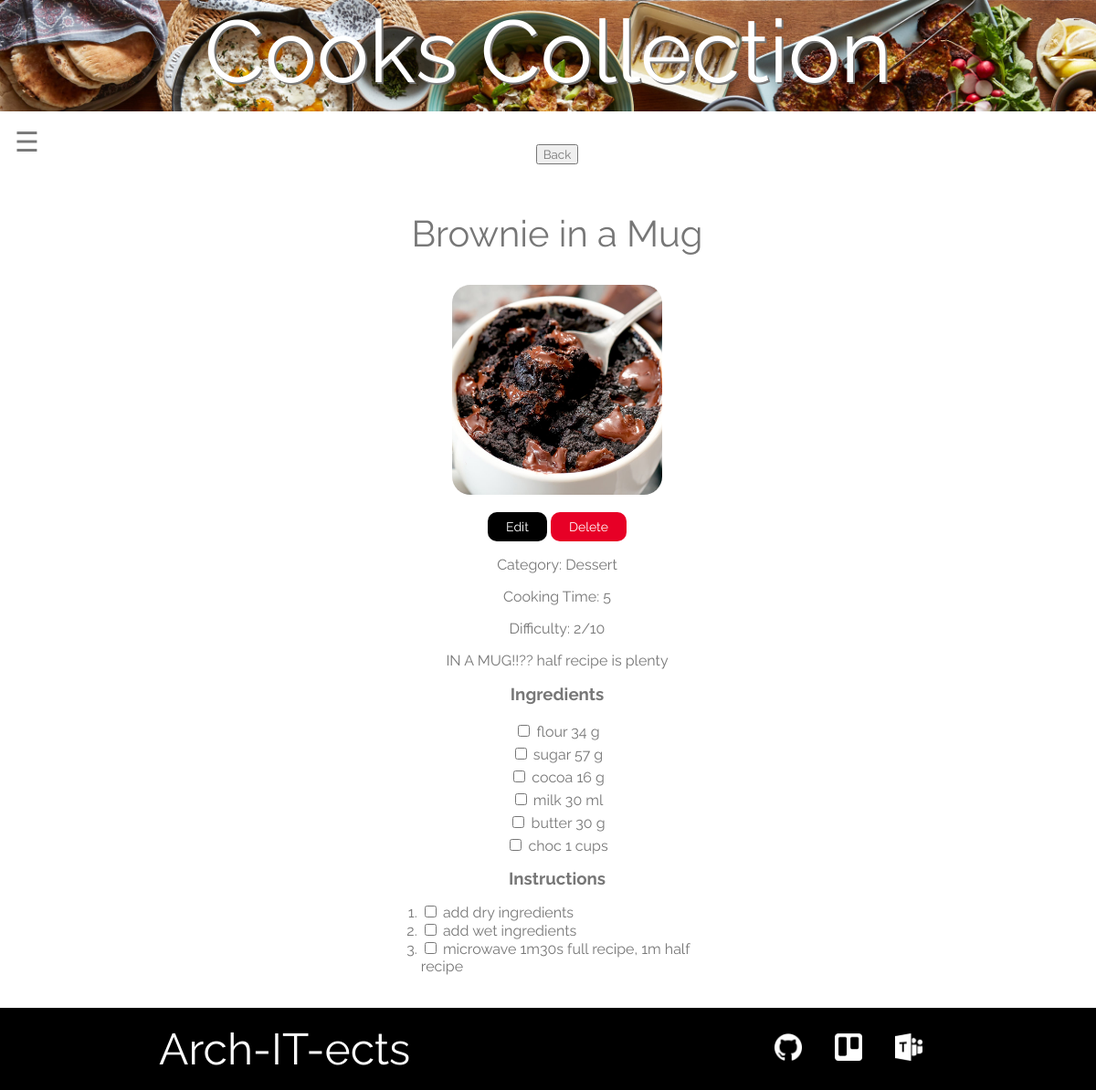
The page /view_recipe.php?id=71 on the database its author committed.
### tables this page shows
CREATE TABLE IF NOT EXISTS `recipes` (
  `id` int(11) NOT NULL AUTO_INCREMENT,
  `category` varchar(80) NOT NULL,
  `name` varchar(80) NOT NULL,
  `description` longtext NOT NULL,
  `time` int(11) NOT NULL,
  `diff` int(11) NOT NULL,
  `ingredients` longtext,
  `instructions` longtext,
  `image` longtext NOT NULL,
  PRIMARY KEY (`id`)
);

### view_recipe.php (the view, shortened to what this page needs)
<!DOCTYPE html>
<html>
<head>
    <link rel="stylesheet" href="CSS/styles.css">
</head>
<body>
    <header class="main-header">
        <h1 class="team-name team-name-large">Cooks Collection</h1>
    </header>
    <div id="main">
        <span class="sticky" style="font-size:30px;cursor:pointer" onclick="openNav()">&#9776;</span>
        <?php
        $id = $_GET['id'];
        include('./PHP/connection.php');
        $sql = 'SELECT * FROM recipes WHERE id=' . $id;
        $result = mysqli_query($con, $sql);
        $row = mysqli_fetch_array($result);
            $name = $row['name'];
            $description = $row['description'];
            $category = $row['category'];
            $time = $row['time'];
            $diff = $row['diff'];
            $ingredients = unserialize($row['ingredients']);
            $instructions = unserialize($row['instructions']);
            $image = $row['image'];
            echo '
                    <section class="content-section">
                        <div class="recipe-display">
                        <div id="del-' . $id . '" class="confirm">
                            <span onclick="document.getElementById(\'del-' . $id . '\').style.display=\'none\'" class="close" title="Close">×</span>
                                <form method="POST" action="PHP/delete.php?id=' . $id . '">
                                </form>
                                <button type="button" onclick="document.getElementById(\'del-' . $id . '\').style.display=\'none\'">Cancel</button>
                          </div>
                        <div class="recipe">
                        <button class="center" type="button" onclick="javascript:history.back()">Back</button>
                            <br>
                        <h2 class="section-header">' . $name . '</h2>
                            <a href="images/recipe_images/' . $image . '">
                                <div class="recipe-picture" style="background-image: url(images/recipe_images/' . $image . ');"></div></a>
                                <br>
                                <span class="modify-buttons">
                                <form method="POST" action="edit.php?id=' . $id . '">
                                          <input type="submit" value="Edit">
                                      </form>
                                <button  onclick="document.getElementById(\'del-' . $id . '\').style.display=\'block\'">Delete</button>
                                </span>
                                <div class="text-center">
                                <p>Category: ' . $category . '</p>
                                <p>Cooking Time: ' . $time . '</p>
                                <p>Difficulty: ' . $diff . '/10</p>
                                <p>' . $description . '</p>
                                ';
            if ($ingredients !== false) {
                echo '<h3>Ingredients</h3><div class="ingredient-container">';
                foreach ($ingredients as $ingredient) {
                    if (!empty($ingredient['name'])) {
                        echo '<span><input type="checkbox" />  ' .$ingredient['name'] . ' ' . $ingredient['amount'] . ' ' . $ingredient['unit'] . '</span>';
                    }
                }
                echo '</div>';
            }
            if ($instructions !== false) {
                echo '<h3>Instructions</h3><div class="recipe-instructions"><ol>';
                foreach ($instructions as $instruction) {
                    if (!empty($instruction['step'])) {
                        echo '<li><input type="checkbox" /> ' . $instruction['step'] . '</li>';
                    }
                }
                echo '</ol></div>';
            }
            echo " </div>";
        ?>
        </div>
    </div>
    </section>
    </div>
    <div class="clear"></div>
    <footer class="main-footer">
        <div class="container main-footer-container">
            <h3 class="team-name">Arch-IT-ects</h3>
            <ul class="nav footer-nav">
                <li><a href="https://github.com/S3913624/COSC2635-Project" target="blank"><img src="Images/Github_Logo.png"></a></li>
                <li><a href="https://trello.com/b/GCaH8adM/oua-sp1-2022-the-arch-it-ects" target="blank"><img src="Images/Trello_Logo.png"></a></li>
                <li><a href="https://teams.microsoft.com/l/team/19%3avBpYPZcjTf3SApKH2JYja066DpDA_lI-27kDuzStrEI1%40thread.tacv2/conversations?groupId=a51a27be-9bbc-4199-a5fe-942d6e4c7973&tenantId=d1323671-cdbe-4417-b4d4-bdb24b51316b" target="blank"><img src="Images/MSTeams_Logo.png"></a></li>
            </ul>
        </div>
    </footer>
</body>
</html>

### CSS/styles.css (style rules this page uses)
* { box-sizing: border-box; font-family: Raleway; color: #777; }
html, body { margin: 0; padding: 0; min-width: 450px; }
header { position: sticky; top: 0; }
h1 { text-align: center; }
h3 { margin: 0.5em; text-align: center; }
a { text-decoration: none; }
.center { display: block; margin: auto; text-align: center; }
.sticky { position: fixed; top: 1; }
.main-header { background-image: url("Images/Header_Background.jpg"); background-blend-mode: multiply; background-size: cover; padding-bottom: 10px; left: 0; right: 0; }
.team-name { text-align: center; max-width: 1046px; margin: auto; font-size: 3em; font-family: "Raleway"; font-weight: normal; color: white; transition: 0.5s; }
.team-name-large { font-size: 6em; text-shadow: 2px 2px #777; }
#main { transition: margin-left 0.5s; padding: 16px; min-width: 350px; }
.content-section { text-align: justify; width: 90%; margin: auto; }
.container { max-width: 900px; margin: 0 auto; padding: 0 1.5em; }
.section-header { font-family: "Raleway"; font-weight: normal; color: #777; text-align: center; font-size: 2.5em; }
.recipe-display .text-center { text-align: center; }
.recipe-instructions { margin: 0 20%; text-align: left; }
.ingredient-container { margin: 15px 20%; display: flex; flex-direction: column; }
.ingredient-container span { margin-top: 5px; }
.nav li { display: inline; }
.nav a { display: inline-block; padding: 0.5em; color: white; text-decoration: none; }
.main-footer { background-color: black; color: white; padding: 0.25em; position: fixed; width: 100%; bottom: 0; z-index: 1; }
.main-footer-container { display: flex; align-items: center; }
.main-footer-container ul { flex-grow: 1; text-align: end; }
.footer-nav li { padding: 0 0.5em; }
.footer-nav img { width: 30px; height: 30px; }
.clear { clear: both; height: 90px; }
.modify-buttons { display: block; margin: auto; text-align: center; }
.modify-buttons form { display: inline; margin: auto; text-align: center; }
.recipe-display { width: 60%; margin: auto; }
.recipe-display .recipe { width: 100%; margin: 20px 10px; }
.recipe-display .recipe .recipe-picture { border-radius: 20px; width: 230px; height: 230px; background-color: rgb(122, 122, 122); background-position: center; background-repeat: no-repeat; background-size: cover; margin: auto; }
input[type="submit" i] { background: #000; color: #fff; font-size: 14px; padding: 8px 20px; border-radius: 10px; border: none; cursor: pointer; }
.modify-buttons button { background: #e70026; color: #fff; font-size: 14px; padding: 8px 20px; border-radius: 10px; border: none; cursor: pointer; }

### rows shown on the page
recipes: name "Brownie in a Mug", image (picture), category "Dessert", time "5", diff "2", description "IN A MUG!!?? half recipe is plenty"

### other values the page prints
$ingredient['name'] "flour"
$ingredient['amount'] "34"
$ingredient['unit'] "g"
$ingredient['name'] "sugar"
$ingredient['amount'] "57"
$ingredient['name'] "cocoa"
$ingredient['amount'] "16"
$ingredient['name'] "milk"
$ingredient['amount'] "30"
$ingredient['unit'] "ml"
$ingredient['name'] "butter"
$ingredient['name'] "choc"
$ingredient['amount'] "1"
$ingredient['unit'] "cups"
$instruction['step'] "add dry ingredients"
